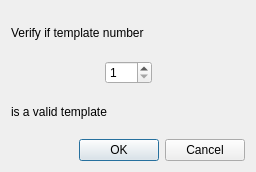
<?xml version="1.0" encoding="UTF-8"?>
<ui version="4.0">
 <class>VerifyTemplateDialog</class>
 <widget class="QDialog" name="VerifyTemplateDialog">
  <property name="geometry">
   <rect>
    <x>0</x>
    <y>0</y>
    <width>256</width>
    <height>172</height>
   </rect>
  </property>
  <property name="windowTitle">
   <string>Dialog</string>
  </property>
  <layout class="QGridLayout" name="gridLayout">
   <item row="0" column="0">
    <widget class="QLabel" name="verifyTemplateLabel_1">
     <property name="text">
      <string>Verify if template number</string>
     </property>
    </widget>
   </item>
   <item row="1" column="0">
    <layout class="QHBoxLayout" name="horizontalLayout">
     <item>
      <spacer name="horizontalSpacer">
       <property name="orientation">
        <enum>Qt::Horizontal</enum>
       </property>
       <property name="sizeHint" stdset="0">
        <size>
         <width>40</width>
         <height>20</height>
        </size>
       </property>
      </spacer>
     </item>
     <item>
      <widget class="QSpinBox" name="verifyTemplateSpinBox">
       <property name="minimum">
        <number>1</number>
       </property>
       <property name="maximum">
        <number>150</number>
       </property>
       <property name="value">
        <number>1</number>
       </property>
      </widget>
     </item>
     <item>
      <spacer name="horizontalSpacer_2">
       <property name="orientation">
        <enum>Qt::Horizontal</enum>
       </property>
       <property name="sizeHint" stdset="0">
        <size>
         <width>40</width>
         <height>20</height>
        </size>
       </property>
      </spacer>
     </item>
    </layout>
   </item>
   <item row="2" column="0">
    <widget class="QLabel" name="verifyTemplateLabel_2">
     <property name="text">
      <string>is a valid template</string>
     </property>
    </widget>
   </item>
   <item row="3" column="0">
    <widget class="QDialogButtonBox" name="buttonBox">
     <property name="orientation">
      <enum>Qt::Horizontal</enum>
     </property>
     <property name="standardButtons">
      <set>QDialogButtonBox::Cancel|QDialogButtonBox::Ok</set>
     </property>
    </widget>
   </item>
  </layout>
 </widget>
 <resources/>
 <connections>
  <connection>
   <sender>buttonBox</sender>
   <signal>accepted()</signal>
   <receiver>VerifyTemplateDialog</receiver>
   <slot>accept()</slot>
   <hints>
    <hint type="sourcelabel">
     <x>248</x>
     <y>254</y>
    </hint>
    <hint type="destinationlabel">
     <x>157</x>
     <y>274</y>
    </hint>
   </hints>
  </connection>
  <connection>
   <sender>buttonBox</sender>
   <signal>rejected()</signal>
   <receiver>VerifyTemplateDialog</receiver>
   <slot>reject()</slot>
   <hints>
    <hint type="sourcelabel">
     <x>316</x>
     <y>260</y>
    </hint>
    <hint type="destinationlabel">
     <x>286</x>
     <y>274</y>
    </hint>
   </hints>
  </connection>
 </connections>
</ui>
